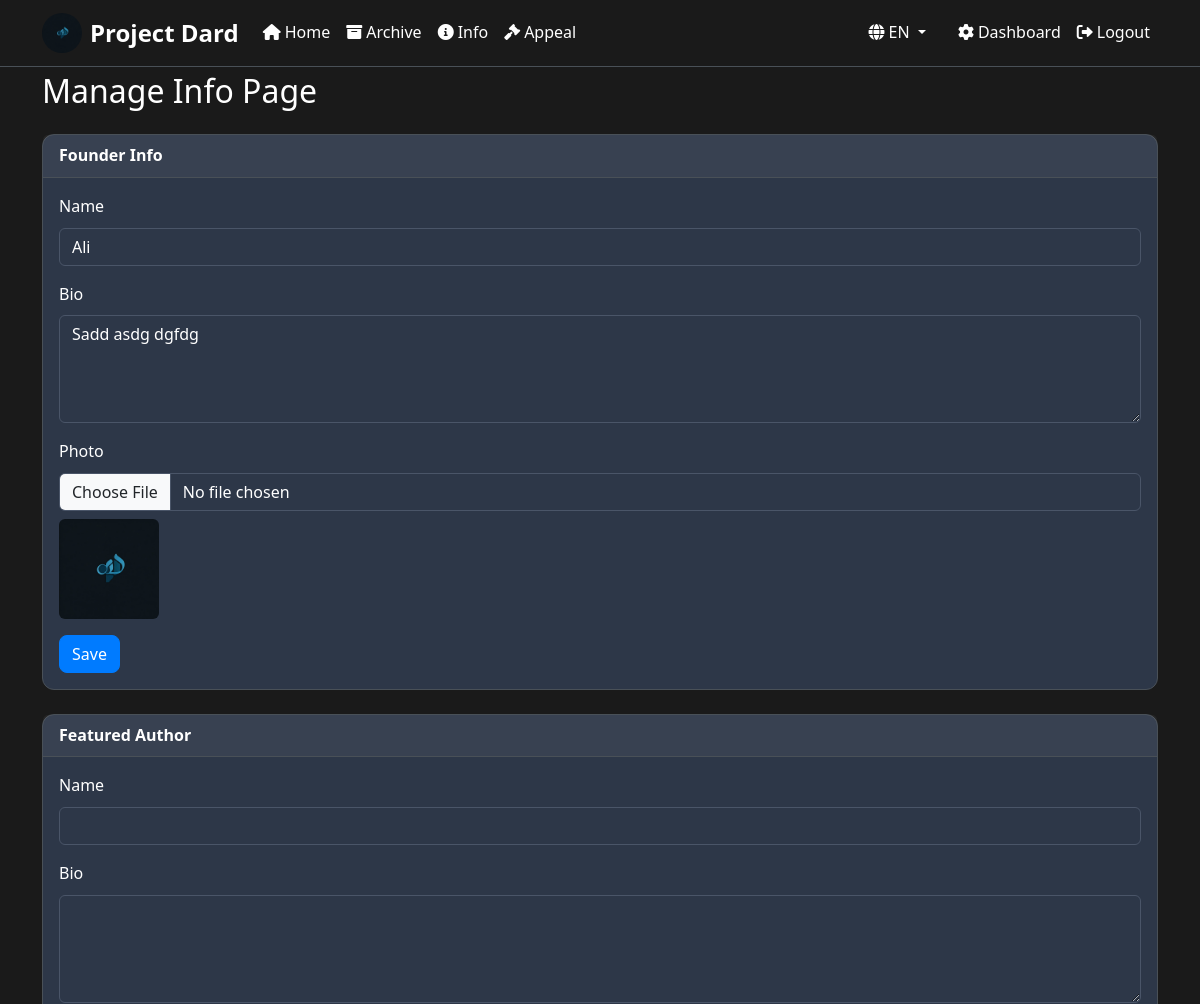
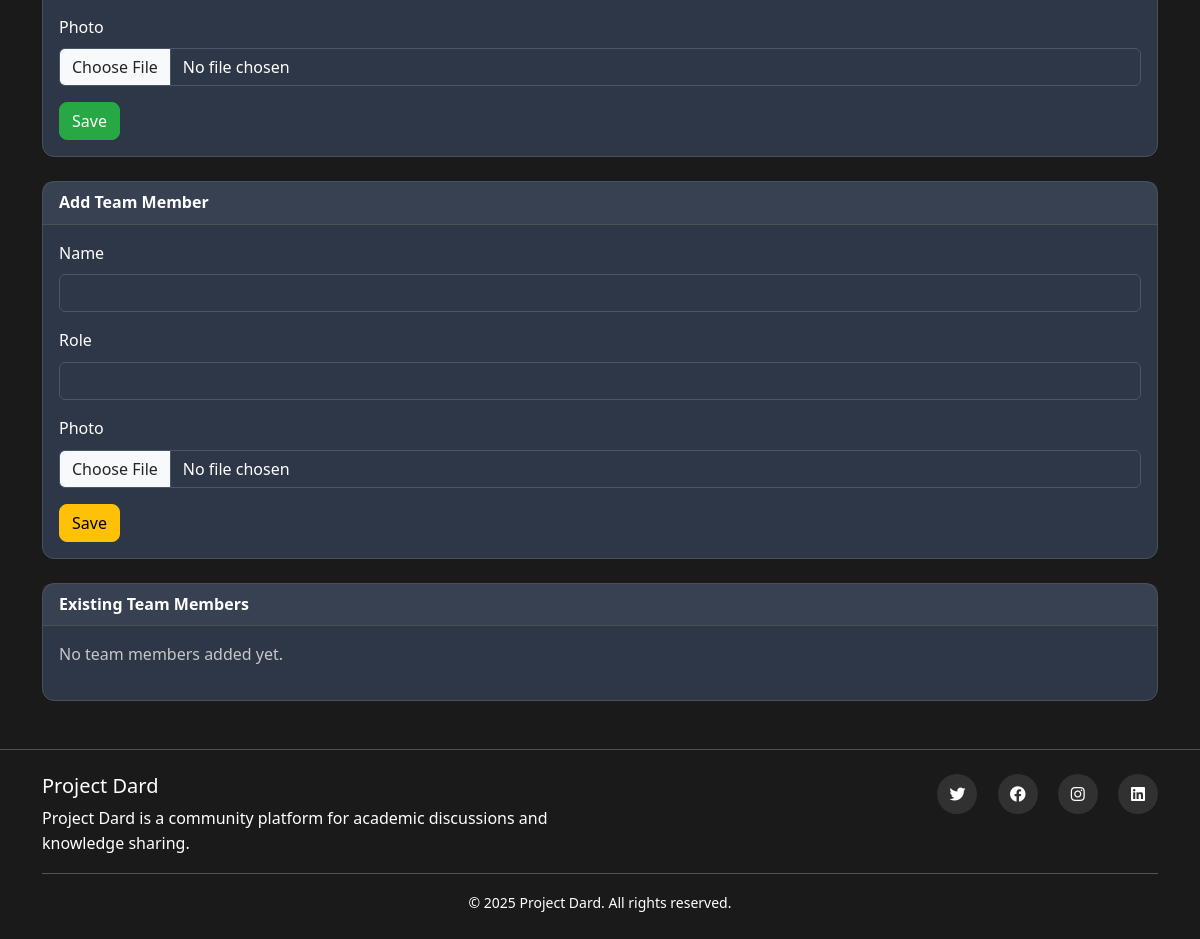
/admin/manage-info (signed in), run on the app's committed database (2 pictures, top to bottom).
### models.py (models this page shows)
class Founder(db.Model):
    id = db.Column(db.Integer, primary_key=True)
    name = db.Column(db.String(100), nullable=False)
    bio = db.Column(db.Text)
    photo_filename = db.Column(db.String(255))

### routes.py (the view, shortened to what this page needs)
@app.route('/admin/manage-info', methods=['GET', 'POST'])
@login_required
def admin_manage_info():
    from models import Founder, TeamMember, FeaturedAuthor
    from forms import FounderForm, TeamMemberForm, FeaturedAuthorForm
    founder = Founder.query.first()
    featured_author = FeaturedAuthor.query.first()
    team_members = TeamMember.query.all()
    founder_form = FounderForm(obj=founder)
    featured_form = FeaturedAuthorForm(obj=featured_author)
    team_form = TeamMemberForm()
    return render_template('admin/manage_info.html',
                           founder_form=founder_form,
                           featured_form=featured_form,
                           team_form=team_form,
                           team_members=team_members,
                           founder=founder,
                           featured_author=featured_author)

### forms.py
class FounderForm(FlaskForm):
    name = StringField('Name', validators=[DataRequired()])
    bio = TextAreaField('Bio', validators=[Optional()])
    photo = FileField('Photo', validators=[Optional()])
    submit = SubmitField('Save')

class FeaturedAuthorForm(FlaskForm):
    name = StringField('Name', validators=[DataRequired()])
    bio = TextAreaField('Bio', validators=[Optional()])
    photo = FileField('Photo', validators=[Optional()])
    submit = SubmitField('Save')

### app.py (called while the page is built)
@login_manager.user_loader
def load_user(user_id):
    from models import Admin
    return Admin.query.get(int(user_id))

### routes.py (called while the page is built)
@app.before_request
def before_request():
    if 'language' not in session:
        session['language'] = 'en'
    track_visitor()

@app.context_processor
def inject_globals():
    return {
        'get_text': get_text,
        'current_language': session.get('language', 'en'),
        'supported_languages': get_supported_languages()
    }

### translations.py (called while the page is built)
def get_text(key, language=None):
    if language is None:
        language = session.get('language', 'en')
    return translations.get(language, {}).get(key, translations['en'].get(key, key))

def get_supported_languages():
    return list(translations.keys())

### utils.py (called while the page is built)
def get_client_ip():
    if request.environ.get('HTTP_X_FORWARDED_FOR'):
        return request.environ['HTTP_X_FORWARDED_FOR'].split(',')[0].strip()
    elif request.environ.get('HTTP_X_REAL_IP'):
        return request.environ['HTTP_X_REAL_IP']
    else:
        return request.environ.get('REMOTE_ADDR', 'unknown')

def track_visitor():
    ip_address = get_client_ip()
    user_agent = request.headers.get('User-Agent', '')
    page_visited = request.endpoint or 'unknown'
    visitor = Visitor(
        ip_address=ip_address,
        user_agent=user_agent,
        page_visited=page_visited
    )
    try:
        db.session.add(visitor)
        db.session.commit()
    except Exception:
        db.session.rollback()

### templates/admin/manage_info.html (shortened to what this page needs)
{% extends "admin/dashboard.html" %}
{% block content %}
<h2 class="mb-4">Manage Info Page</h2>
<div class="card bg-secondary mb-4">
    <div class="card-header"><strong>Founder Info</strong></div>
    <div class="card-body">
        <form method="POST" enctype="multipart/form-data">
            <div class="mb-3">
                {{ founder_form.name.label(class="form-label") }}
                {{ founder_form.name(class="form-control bg-dark text-light") }}
            </div>
            <div class="mb-3">
                {{ founder_form.bio.label(class="form-label") }}
                {{ founder_form.bio(class="form-control bg-dark text-light", rows="4") }}
            </div>
            <div class="mb-3">
                {{ founder_form.photo.label(class="form-label") }}
                {{ founder_form.photo(class="form-control") }}
                {% if founder and founder.photo_filename %}
                    <div class="mt-2">
                        <img src="{{ url_for('static', filename='uploads/' + founder.photo_filename) }}" width="100" class="rounded">
                    </div>
                {% endif %}
            </div>
            {{ founder_form.submit(class="btn btn-primary") }}
        </form>
    </div>
</div>
<div class="card bg-secondary mb-4">
    <div class="card-header"><strong>Featured Author</strong></div>
    <div class="card-body">
        <form method="POST" enctype="multipart/form-data">
            <div class="mb-3">
                {{ featured_form.name.label(class="form-label") }}
                {{ featured_form.name(class="form-control bg-dark text-light") }}
            </div>
            <div class="mb-3">
                {{ featured_form.bio.label(class="form-label") }}
                {{ featured_form.bio(class="form-control bg-dark text-light", rows="4") }}
            </div>
            <div class="mb-3">
                {{ featured_form.photo.label(class="form-label") }}
                {{ featured_form.photo(class="form-control") }}
            </div>
            {{ featured_form.submit(class="btn btn-success") }}
        </form>
    </div>
</div>
<div class="card bg-secondary mb-4">
    <div class="card-header"><strong>Add Team Member</strong></div>
    <div class="card-body">
        <form method="POST" enctype="multipart/form-data">
            <div class="mb-3">
                {{ team_form.name.label(class="form-label") }}
                {{ team_form.name(class="form-control bg-dark text-light") }}
            </div>
            <div class="mb-3">
                {{ team_form.role.label(class="form-label") }}
                {{ team_form.role(class="form-control bg-dark text-light") }}
            </div>
            <div class="mb-3">
                {{ team_form.photo.label(class="form-label") }}
                {{ team_form.photo(class="form-control") }}
            </div>
            {{ team_form.submit(class="btn btn-warning") }}
        </form>
    </div>
</div>
<div class="card bg-secondary">
    <div class="card-header"><strong>Existing Team Members</strong></div>
    <div class="card-body">
        {% if team_members %}
            <div class="row">
                {% for member in team_members %}
                <div class="col-md-4 text-center mb-4">
                    {% if member.photo_filename %}
                        <img src="{{ url_for('static', filename='uploads/' + member.photo_filename) }}" width="80" height="80" class="rounded-circle mb-2">
                    {% else %}
                        <i class="fas fa-user fa-3x text-muted mb-2"></i>
                    {% endif %}
                    <h6>{{ member.name }}</h6>
                    <p class="text-muted">{{ member.role }}</p>
                </div>
                {% endfor %}
            </div>
        {% else %}
            <p class="text-muted">No team members added yet.</p>
        {% endif %}
    </div>
</div>
{% endblock %}

### static/css/style.css (style rules this page uses)
:root { --primary-color: #007bff; --secondary-color: #6c757d; --dark-color: #212529; --light-color: #f8f9fa; --border-color: #495057; }
body { font-family: 'Segoe UI', Tahoma, Geneva, Verdana, sans-serif; background-color: #121212; color: #ffffff !important; line-height: 1.6; }
.bg-dark { background-color: #1a1a1a !important; }
.bg-secondary { background-color: #2d3748 !important; }
.text-light { color: #ffffff !important; }
h1, h2, h3, h4, h5, h6, p, span, div, a, label, small, strong, li, td, th { color: #ffffff !important; }
.text-muted { color: #c7c7c7 !important; }
.card-title, .card-text, .card-body { color: #ffffff !important; }
.card { border: 1px solid var(--border-color); border-radius: 12px; transition: transform 0.2s ease-in-out, box-shadow 0.2s ease-in-out; }
.card-header { border-bottom: 1px solid var(--border-color); background-color: rgba(255, 255, 255, 0.05); }
.form-control, .form-select { background-color: #2d3748 !important; border-color: #4a5568 !important; color: #ffffff !important; }
.form-control::placeholder { color: #a0aec0 !important; }
.form-label { color: #ffffff !important; }
.btn { border-radius: 8px; font-weight: 500; transition: all 0.2s ease-in-out; color: #ffffff !important; }
.btn-primary { background-color: #007bff !important; border-color: #007bff !important; color: #ffffff !important; }
.btn-success { background-color: #28a745 !important; border-color: #28a745 !important; color: #ffffff !important; }
.btn-warning { background-color: #ffc107 !important; border-color: #ffc107 !important; color: #000000 !important; }
html { scroll-behavior: smooth; }

### data on the page
Founder: name "Ali", bio "Sadd asdg dgfdg", photo_filename (picture)

### other printed values
{{ get_text('home') }} "Home"
{{ get_text('archive') }} "Archive"
{{ get_text('info') }} "Info"
{{ get_text('appeal') }} "Appeal"
{{ current_language.upper() }} "EN"
{{ get_text('dashboard') }} "Dashboard"
{{ get_text('logout') }} "Logout"
{{ founder_form.name.label(class="form-label") }} "Name"
{{ founder_form.bio.label(class="form-label") }} "Bio"
{{ founder_form.photo.label(class="form-label") }} "Photo"
{{ featured_form.name.label(class="form-label") }} "Name"
{{ featured_form.bio.label(class="form-label") }} "Bio"
{{ featured_form.photo.label(class="form-label") }} "Photo"
{{ team_form.name.label(class="form-label") }} "Name"
{{ team_form.role.label(class="form-label") }} "Role"
